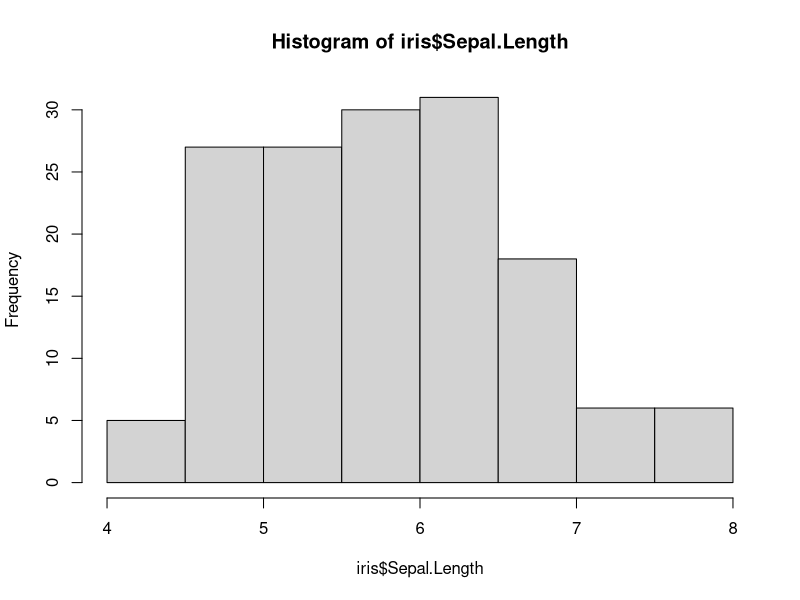
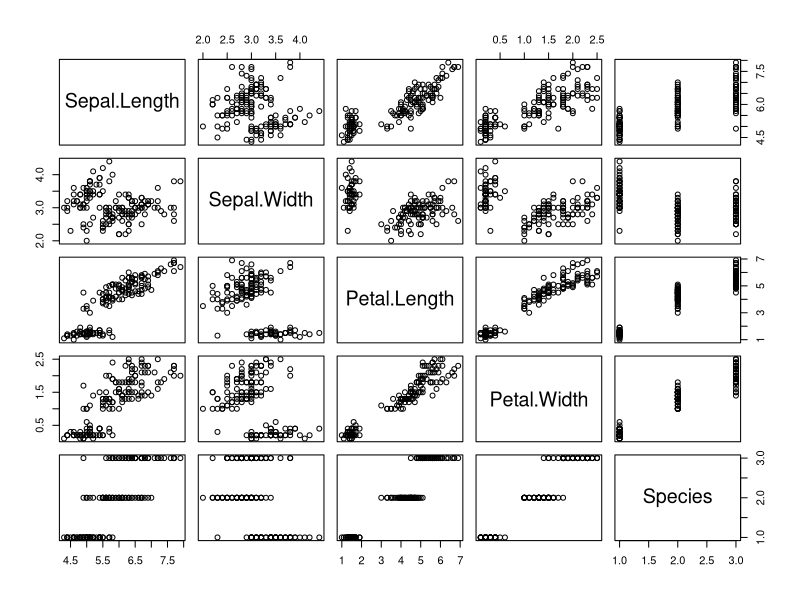

Write R code to recreate these figures, in order.
## ---- chunk 1
knitr::opts_chunk$set(echo = TRUE)
## ---- chunk 2
str(iris)
summary(iris)
## ---- chunk 3
hist(iris$Sepal.Length)
## ---- chunk 4
plot(iris)
